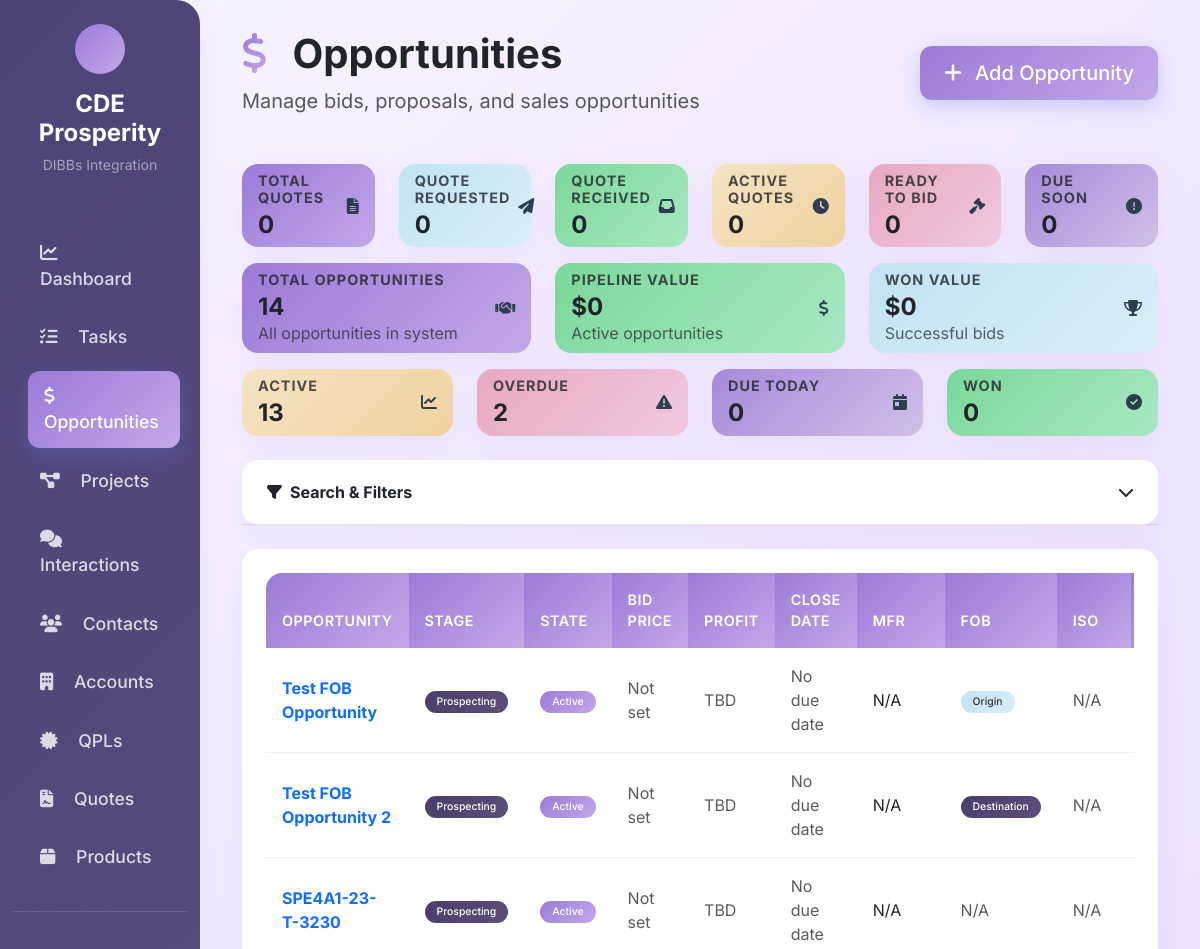
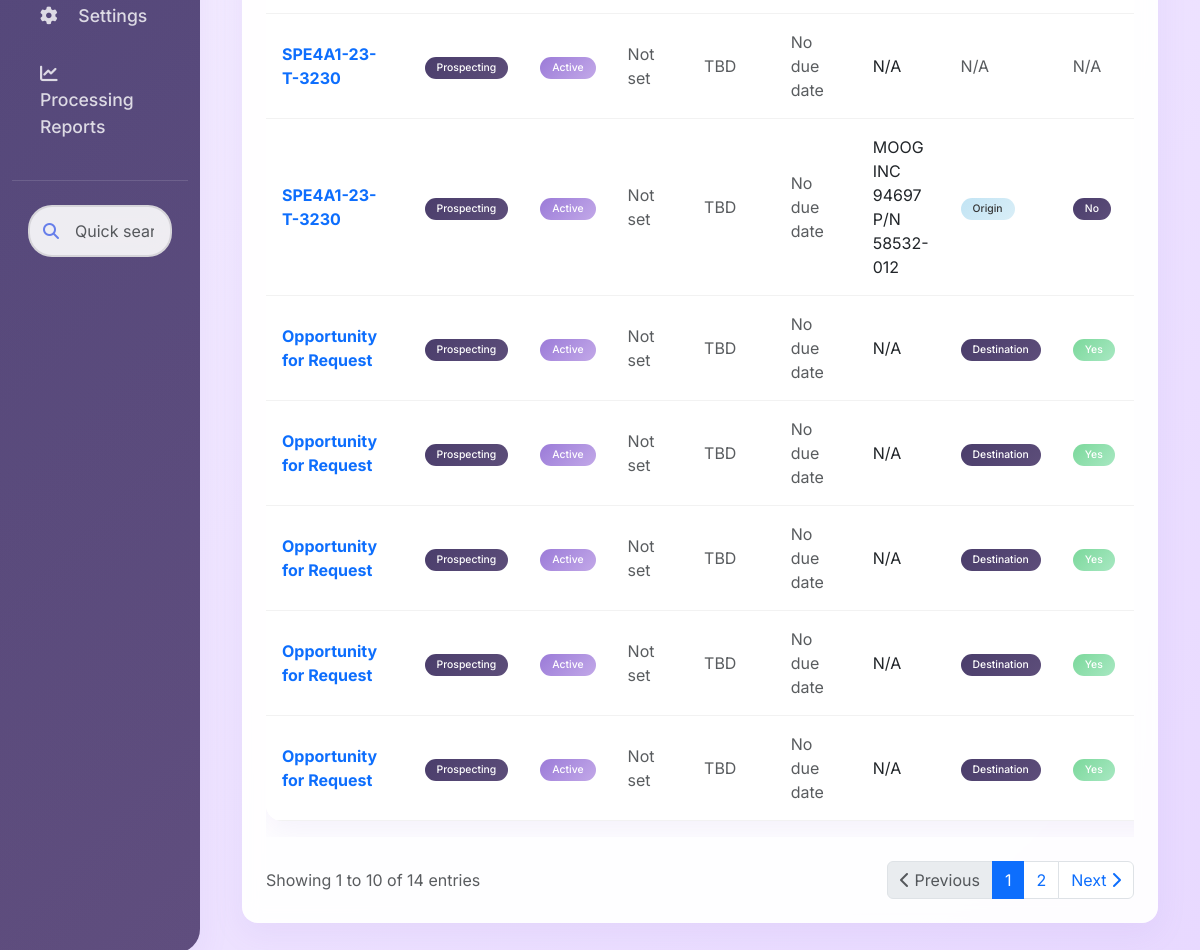
The page /opportunities on the database as committed earlier (2 pictures, top to bottom).
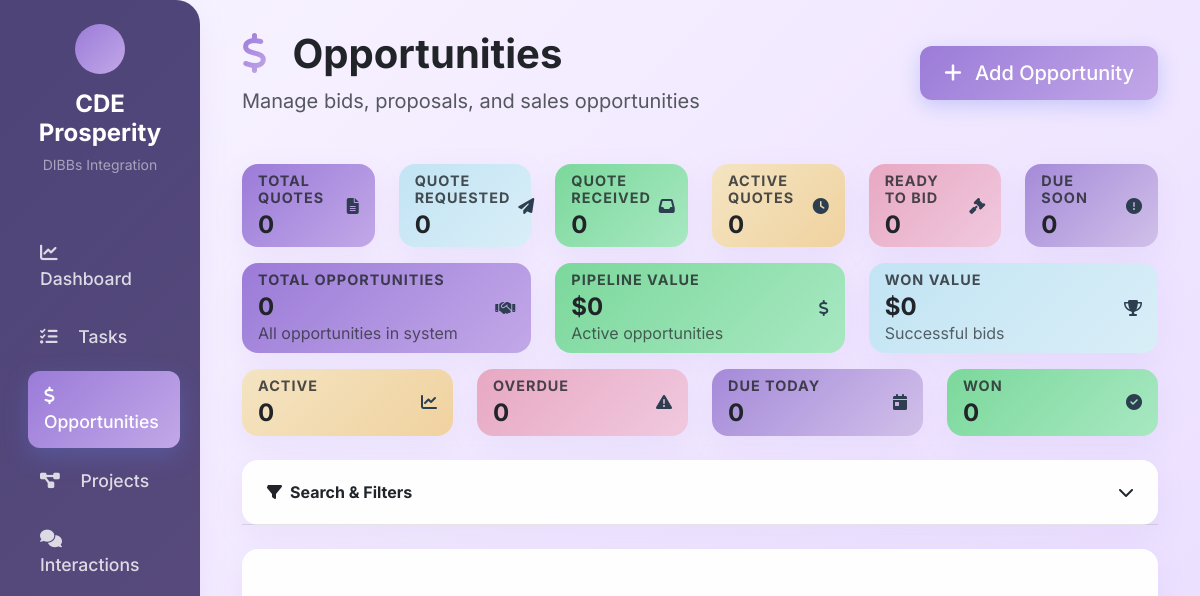
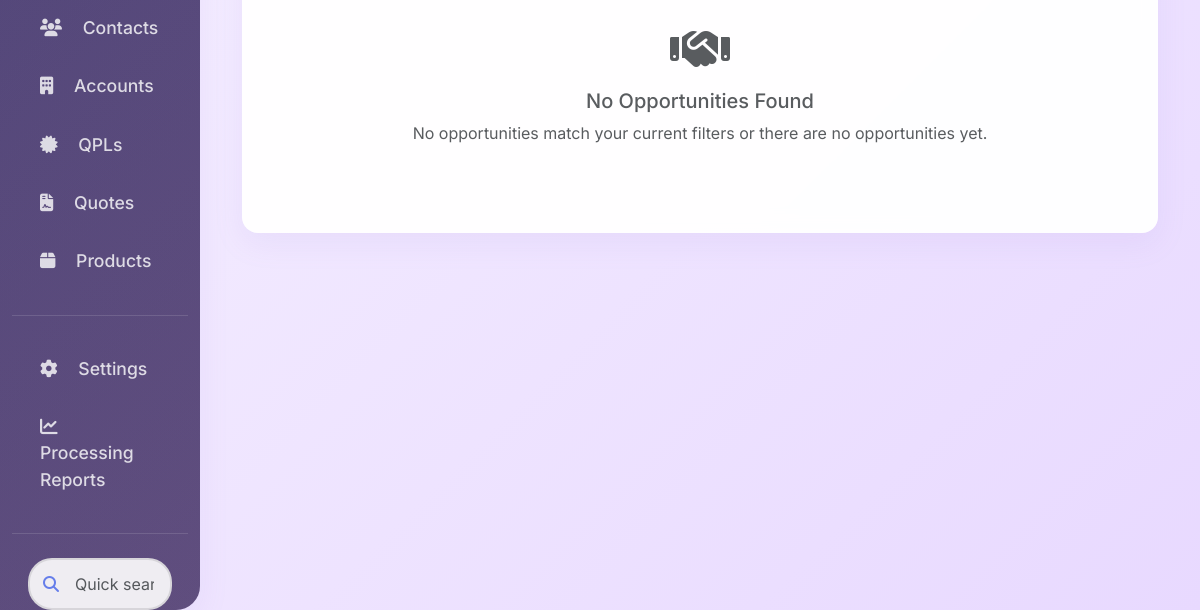
The same page on the database as committed later (2 pictures, top to bottom).
### tables this page shows
CREATE TABLE "opportunities" (
                id INTEGER PRIMARY KEY AUTOINCREMENT,
                name TEXT NOT NULL,
                account_id INTEGER,
                contact_id INTEGER,
                stage TEXT CHECK(stage IN ('Prospecting', 'RFQ Requested', 'RFQ Received', 'Submit Bid', 'Project Started')),
                amount REAL,
                probability INTEGER CHECK(probability >= 0 AND probability <= 100),
                close_date DATE,
                lead_source TEXT,
                next_step TEXT,
                type TEXT CHECK(type IN ('New Business', 'Existing Business', 'Amendment')),
                description TEXT,
                created_date TIMESTAMP DEFAULT CURRENT_TIMESTAMP,
                modified_date TIMESTAMP DEFAULT CURRENT_TIMESTAMP,
                owner TEXT,
                forecast_category TEXT, 
                state TEXT CHECK(state IN ('Active', 'No Bid', 'Past Due', 'Bid Lost', 'Won')), 
                bid_price REAL, 
                product_id INTEGER, 
                bid_date DATE, 
                mfr TEXT, 
                iso TEXT CHECK(iso IN ('Yes', 'No')), 
                fob TEXT CHECK(fob IN ('Origin', 'Destination')), 
                buyer TEXT, 
                packaging_type TEXT, 
                purchase_costs REAL, 
                packaging_shipping REAL, 
                quantity INTEGER, 
                profit REAL, sampling TEXT DEFAULT "No", unit TEXT, project_id INTEGER, delivery_days INTEGER, payment_history TEXT DEFAULT NULL, pdf_file_path TEXT, nsn TEXT,
                FOREIGN KEY (account_id) REFERENCES accounts (id),
                FOREIGN KEY (contact_id) REFERENCES contacts (id)
            );

### crm_app.py (the view)
@app.route('/opportunities')
def opportunities():
    stage = request.args.get('stage', '')
    state = request.args.get('state', '')
    iso = request.args.get('iso', '')
    fob = request.args.get('fob', '')
    buyer = request.args.get('buyer', '')
    search = request.args.get('search', '')
    page = int(request.args.get('page', 1))
    filters = {}
    if stage:
        filters['stage'] = stage
    if state:
        filters['state'] = state
    if iso:
        filters['iso'] = iso
    if fob:
        filters['fob'] = fob
    if buyer:
        filters['buyer'] = buyer
    if search:
        filters['search'] = search
    opportunities_list = crm_data.get_opportunities(filters)
    stats = crm_data.get_opportunity_stats()
    rfq_stats = crm_data.get_rfq_stats()
    pagination = paginate_results(opportunities_list, page)
    accounts_list = crm_data.get_accounts()
    contacts_list = crm_data.get_contacts()
    products_list = crm_data.get_products()
    return render_template('opportunities.html',
                         opportunities=pagination['items'],
                         pagination=pagination,
                         stats=stats,
                         rfq_stats=rfq_stats,
                         accounts=accounts_list,
                         contacts=contacts_list,
                         products=products_list,
                         stage=stage,
                         state=state,
                         iso=iso,
                         fob=fob,
                         buyer=buyer,
                         search=search)

### crm_app.py (called while the page is built)
def paginate_results(data, page, per_page=10):
    total = len(data)
    start = (page - 1) * per_page
    end = start + per_page
    return {
        'items': data[start:end],
        'total': total,
        'page': page,
        'per_page': per_page,
        'pages': (total + per_page - 1) // per_page,
        'has_prev': page > 1,
        'has_next': page < (total + per_page - 1) // per_page,
        'prev_num': page - 1 if page > 1 else None,
        'next_num': page + 1 if page < (total + per_page - 1) // per_page else None
    }

### src/core/crm_data.py (called while the page is built, shortened)
    def get_accounts(self, filters=None, limit=None):
        query = "SELECT * FROM accounts WHERE is_active = 1"
        params = []
        query += " ORDER BY name"
        if limit:
            query += f" LIMIT {limit}"
        accounts = db.execute_query(query, params if params else None)
        for account in accounts:
            self._enhance_account_data(account)
        return accounts

### src/core/crm_database.py (called while the page is built)
    def execute_query(self, query, params=None):
        if params:
            cursor = self.conn.execute(query, params)
        else:
            cursor = self.conn.execute(query)
        rows = cursor.fetchall()
        return [dict(row) for row in rows]

### web/templates/opportunities.html (shortened to what this page needs)
{% extends "base.html" %}
{% from 'macros/opportunity_list_macros.html' import opportunity_header, quote_stats, opportunity_stats, status_overview, search_filters, opportunities_table, add_opportunity_modal %}
{% block content %}
<div class="container-fluid">
    {{ opportunity_header() }}
    {{ quote_stats(rfq_stats) }}
    {{ opportunity_stats(stats) }}
    {{ status_overview(stats) }}
    {{ search_filters(stage, state, iso, fob, buyer) }}
    {{ opportunities_table(opportunities, pagination) }}
</div>
{% endblock %}

### web/templates/macros/opportunity_list_macros.html (shortened to what the changed rows need)
{% macro opportunity_header() %}
    <div class="d-flex justify-content-between align-items-center mb-5">
        <div>
            <h1 class="display-6 fw-bold mb-2">
                <i class="fas fa-dollar-sign me-3" style="background: var(--gradient-primary); -webkit-background-clip: text; -webkit-text-fill-color: transparent; background-clip: text;"></i>
                Opportunities
            </h1>
        </div>
    </div>
{% endmacro %}
{% macro opportunity_stats(stats) %}
    <div class="row mb-3">
        <div class="col-md-4">
            <div class="card card-metric h-100">
                <div class="card-body py-2 px-3">
                    <div class="d-flex align-items-center">
                        <div class="flex-grow-1">
                            <h6 class="text-dark mb-1 text-uppercase fw-bold" style="font-size: 0.7rem; letter-spacing: 1px; opacity: 0.8;">Total Opportunities</h6>
                            <h4 class="mb-0 fw-bold text-dark">{{ stats.total if stats else 0 }}</h4>
                            <small class="text-dark" style="opacity: 0.7; font-size: 0.75rem;">All opportunities in system</small>
                        </div>
                    </div>
                </div>
            </div>
        </div>
    </div>
{% endmacro %}
{% macro status_overview(stats) %}
    <div class="row mb-4">
        <div class="col-md-3">
            <div class="card card-metric warning h-100">
                <div class="card-body py-2 px-3">
                    <div class="d-flex align-items-center">
                        <div class="flex-grow-1">
                            <h6 class="text-dark mb-1 text-uppercase fw-bold" style="font-size: 0.7rem; letter-spacing: 1px; opacity: 0.8;">Active</h6>
                            <h4 class="mb-0 fw-bold text-dark">{{ stats.active if stats else 0 }}</h4>
                        </div>
                    </div>
                </div>
            </div>
        </div>
        <div class="col-md-3">
            <div class="card card-metric danger h-100">
                <div class="card-body py-2 px-3">
                    <div class="d-flex align-items-center">
                        <div class="flex-grow-1">
                            <h6 class="text-dark mb-1 text-uppercase fw-bold" style="font-size: 0.7rem; letter-spacing: 1px; opacity: 0.8;">Overdue</h6>
                            <h4 class="mb-0 fw-bold text-dark">{{ stats.overdue if stats else 0 }}</h4>
                        </div>
                    </div>
                </div>
            </div>
        </div>
    </div>
{% endmacro %}
{% macro opportunities_table(opportunities, pagination) %}
    <div class="card">
        <div class="card-body">
            {% if opportunities %}
            <div class="table-responsive">
                <table class="table table-hover">
                    <thead>
                        <tr>
                            <th>Opportunity</th>
                            <th>Stage</th>
                            <th>State</th>
                            <th>Bid Price</th>
                            <th>Profit</th>
                            <th>Close Date</th>
                            <th>MFR</th>
                            <th>FOB</th>
                            <th>ISO</th>
                            <th>Actions</th>
                        </tr>
                    </thead>
                    <tbody>
                        {% for opp in opportunities %}
                        <tr class="{{ 'table-danger' if opp.status_indicator == 'Overdue' else 'table-warning' if opp.days_to_close == 'Due Today' else 'table-success' if opp.state == 'Won' else '' }}">
                            <td>
                                <div>
                                    <strong><a href="{{ url_for('opportunity_detail', opportunity_id=opp.id) }}" class="text-decoration-none">{{ opp.name or 'Unnamed Opportunity' }}</a></strong>
                                </div>
                            </td>
                            <td>
                                <span class="badge bg-{{ 'secondary' if opp.stage == 'Prospecting' else 'info' if opp.stage == 'RFQ Requested' else 'primary' if opp.stage == 'RFQ Received' else 'warning' if opp.stage == 'Submit Bid' else 'success' }}">
                                    {{ opp.stage or 'N/A' }}
                                </span>
                            </td>
                            <td>
                                <span class="badge bg-{{ 'success' if opp.state == 'Won' else 'danger' if opp.state == 'Bid Lost' else 'warning' if opp.state == 'Past Due' else 'secondary' if opp.state == 'No Bid' else 'primary' }}">
                                    {{ opp.state or 'N/A' }}
                                </span>
                            </td>
                            <td>
                                {% if opp.bid_price and opp.quantity %}
                                    <strong>${{ "{:,.2f}".format(opp.bid_price) }}</strong>
                                    <br><small class="text-muted">Qty: {{ opp.quantity }} {{ opp.unit or '' }}</small>
                                    <br><small class="text-muted">Total: ${{ "{:,.2f}".format(opp.bid_price * opp.quantity) }}</small>
                                {% else %}
                                    <span class="text-muted">Not set</span>
                                {% endif %}
                            </td>
                            <td>
                                {% if opp.profit %}
                                    <span class="text-{{ 'success' if opp.profit > 0 else 'danger' if opp.profit < 0 else 'muted' }}">
                                        ${{ "{:,.2f}".format(opp.profit) }}
                                    </span>
                                {% else %}
                                    <span class="text-muted">TBD</span>
                                {% endif %}
                            </td>
                            <td>
                                {% if opp.close_date %}
                                    {{ opp.close_date }}
                                    <br><span class="badge bg-{{ 'danger' if opp.days_to_close and opp.days_to_close < 0 else 'warning' if opp.days_to_close and opp.days_to_close == 0 else 'primary' }}">
                                        {% if opp.days_to_close is not none %}
                                            {% if opp.days_to_close < 0 %}
                                                {{ opp.days_to_close * -1 }} days past due
                                            {% elif opp.days_to_close == 0 %}
                                                Due today
                                            {% else %}
                                                {{ opp.days_to_close }} days remaining
                                            {% endif %}
                                        {% else %}
                                            No due date
                                        {% endif %}
                                    </span>
                                {% else %}
                                    <span class="text-muted">No due date</span>
                                {% endif %}
                            </td>
                            <td>{{ opp.mfr or 'N/A' }}</td>
                            <td>
                                {% if opp.fob %}
                                    <span class="badge bg-{{ 'info' if opp.fob == 'Origin' else 'secondary' }}">
                                        {{ opp.fob }}
                                    </span>
                                {% else %}
                                    <span class="text-muted">N/A</span>
                                {% endif %}
                            </td>
                            <td>
                                {% if opp.iso %}
                                    <span class="badge bg-{{ 'success' if opp.iso == 'Yes' else 'secondary' }}">
                                        {{ opp.iso }}
                                    </span>
                                {% else %}
                                    <span class="text-muted">N/A</span>
                                {% endif %}
                            </td>
                            <td>
                            </td>
                        </tr>
                        {% endfor %}
                    </tbody>
                </table>
            </div>
            {% else %}
            <div class="text-center py-5">
                <i class="fas fa-handshake fa-3x text-muted mb-3"></i>
                <h5 class="text-muted">No Opportunities Found</h5>
                <p class="text-muted">No opportunities match your current filters or there are no opportunities yet.</p>
            </div>
            {% endif %}
            {% if pagination %}{% include 'pagination.html' %}{% endif %}
        </div>
    </div>
{% endmacro %}

Rows that differ between the two databases and show on the page:
removed opportunities: name "Test FOB Opportunity", stage "Prospecting", state "Active", mfr "N/A", fob "Origin"
removed opportunities: name "Test FOB Opportunity 2", stage "Prospecting", state "Active", mfr "N/A", fob "Destination"
removed opportunities: name "SPE4A1-23-T-3230", stage "Prospecting", state "Active", mfr "N/A"
removed opportunities: name "SPE4A1-23-T-3230", stage "Prospecting", state "Active", mfr "N/A"
removed opportunities: name "SPE4A1-23-T-3230", stage "Prospecting", state "Active", mfr "MOOG INC 94697 P/N 58532-012", fob "Origin", iso "No"
removed opportunities: name "Opportunity for Request", stage "Prospecting", state "Active", mfr "N/A", fob "Destination", iso "Yes"
removed opportunities: name "Opportunity for Request", stage "Prospecting", state "Active", mfr "N/A", fob "Destination", iso "Yes"
removed opportunities: name "Opportunity for Request", stage "Prospecting", state "Active", mfr "N/A", fob "Destination", iso "Yes"
removed opportunities: name "Opportunity for Request", stage "Prospecting", state "Active", mfr "N/A", fob "Destination", iso "Yes"
removed opportunities: name "Opportunity for Request", stage "Prospecting", state "Active", mfr "N/A", fob "Destination", iso "Yes"
Other text that changed with them:
{{ stats.total if stats else 0 }}: "14" → "0"
{{ stats.active if stats else 0 }}: "13" → "0"
{{ stats.overdue if stats else 0 }}: "2" → "0"
{{ ((pagination.page - 1) * pagination.per_page) + 1 }}: "1" → (not shown)
{{ pagination.total }}: "14" → (not shown)
text no longer shown: "OPPORTUNITY STAGE STATE BID PRICE PROFIT CLOSE DATE MFR FOB ISO Showing to 10 of entries Previous Next"
text now shown: "No Opportunities Found No opportunities match your current filters or there are no opportunities yet."
list line gone: "1"
list line gone: "2"
